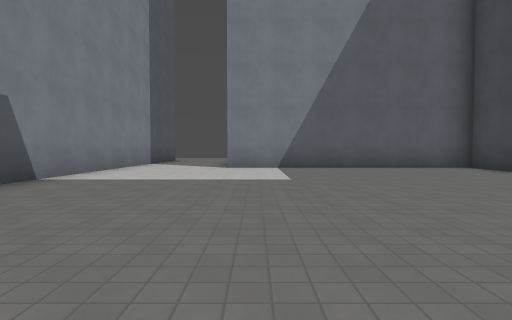
[1] (above)

18 first-person views from a walk through a level from a Godot 3-D game. The camera is 1.3 m above the floor, tilts 2° down and sees 80° across. The floor is counted in squares, 2.7 m on a side. Each view is taken from the middle of a square. On the plan, view 1 faces up. The plan holds only what a view shows up to about 9 squares ahead; the rest is blank. The place goes on beyond the plan. Surface patterns are stand-ins for the level's own textures.

[2]
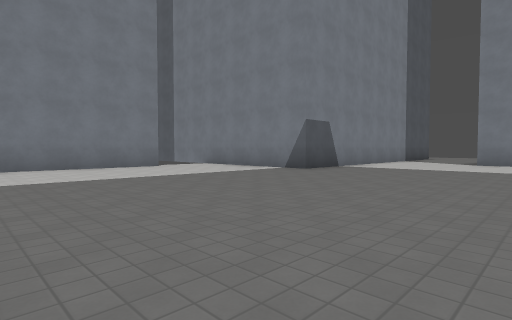

[3]
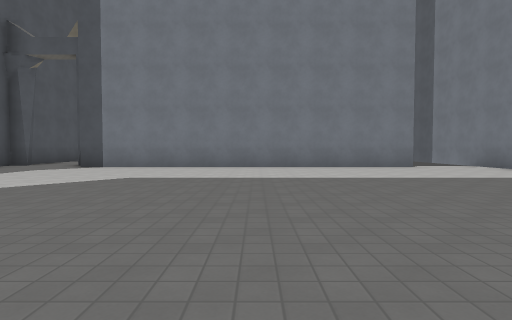

[4]
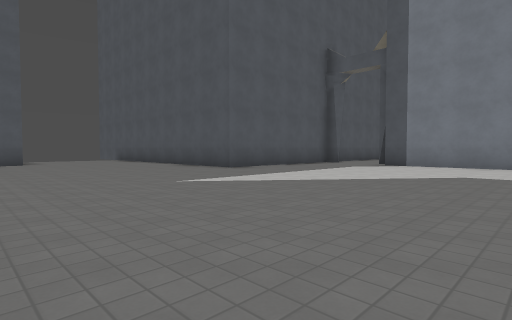

[5]
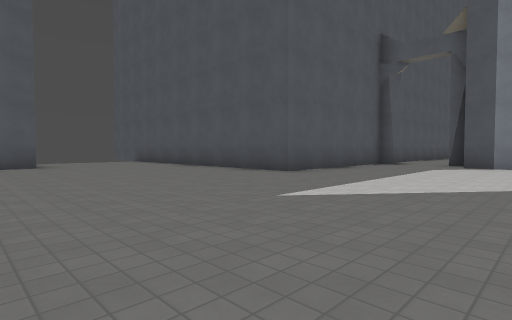

[6]
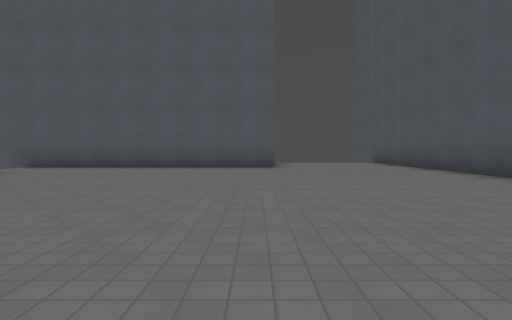

[7]
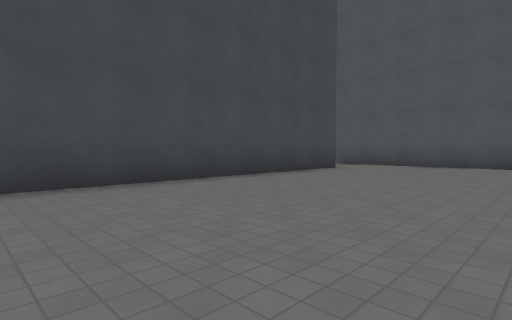

[8]
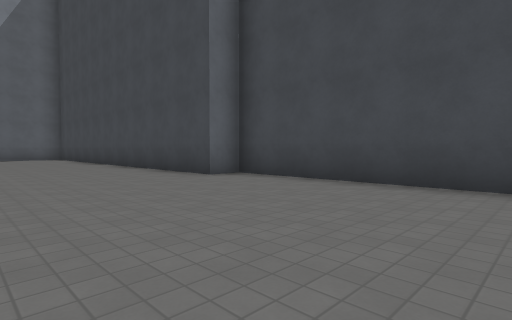

[9]
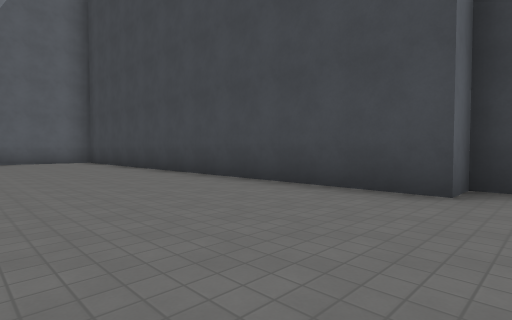

[10]
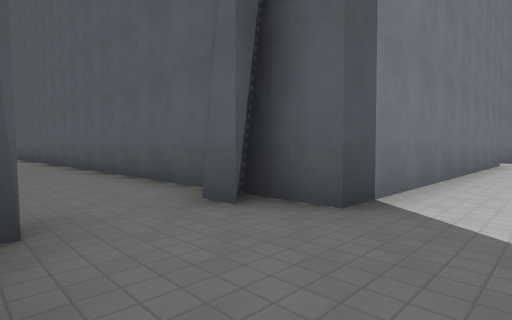

[11]
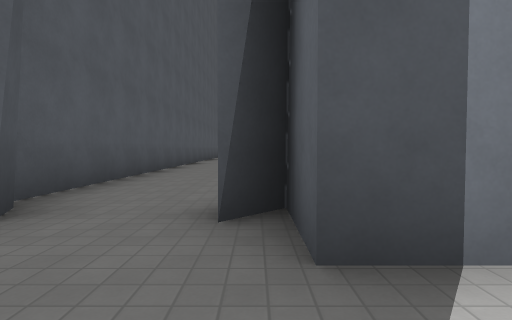

[12]
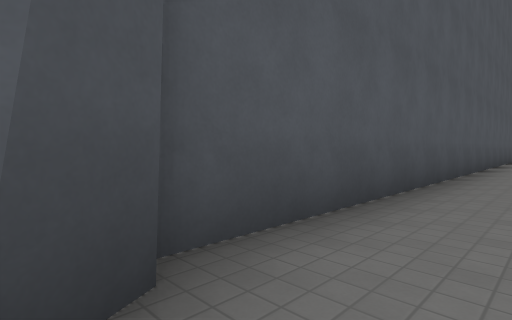

[13]
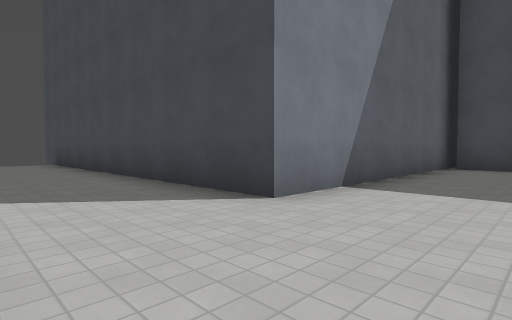

[14]
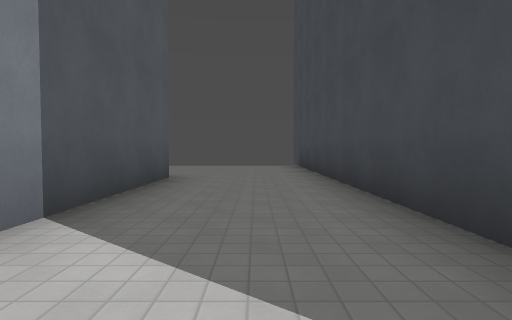

[15]
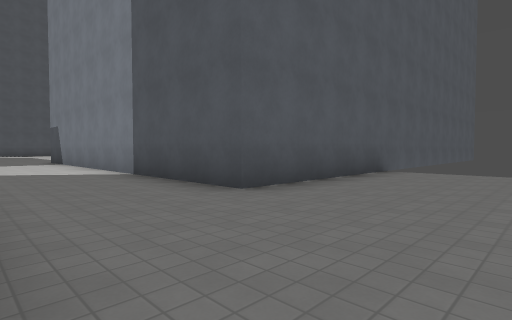

[16]
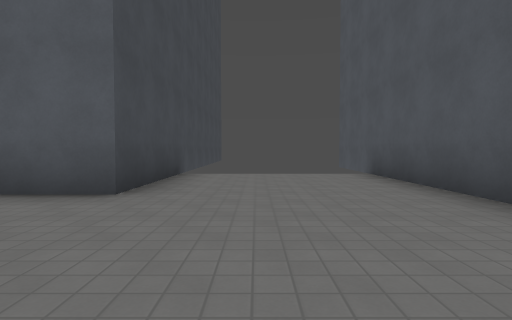

[17]
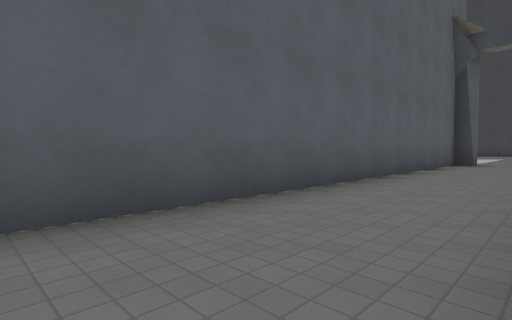

[18]
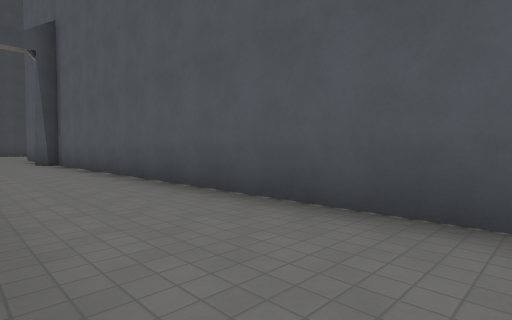

### Floor plan
Points are (right, up) in squares from view 1. A wall is a line through its corners. A room is listed if a view was taken in it or the views show most of it. See-through windows are left out.
Room 1 (views 1, 2, 3, 4, 5, 6, 7, 8, 9, 10, 11, 12, 13, 14, 15, 16)
walls: (-7.2, 1.4) (-7.2, -7.8) (-8.4, -7.8); (-8.5, -7.7) (-7.9, -8.2) (-8.5, -8.2); (-8, -9.7) (-8, -10.2); (-8.5, -10.2) (-3.3, -10.2) (-3.3, -18.5); (6.8, 8) (-0.7, 8) (-0.7, 16.9); (6.2, -13.2) (6.2, -3.3) (5.5, -3.3) (5.5, 7.8); (0.5, -18.5) (0.5, -15.3) (8, -15.3); (-9, 13.3) (-3.5, 13.3) (-3.5, 3.3) (-8, 3.3)
ways out: opening at (-8, -9) to room 2
Room 2 (views 17, 18)
walls: (-19.5, -10.2) (-8.5, -10.2); (-8.5, -8.2) (-8.5, -7.7); (-8.5, -10) (-8, -9.7); (-8.4, -7.8) (-18.9, -7.8)
ways out: opening at (-8, -9) to room 1

Where each view was taken, in squares from view 1:
view 1: 0 up, 0 right, facing up
view 2: 3 down, 1 right, facing up-left
view 3: 3 down, 1 right, facing left
view 4: 4 down, 2 right, facing down-left
view 5: 6 down, 2 right, facing down-left
view 6: 7 down, 1 right, facing down
view 7: 6 down, 2 right, facing down-right
view 8: 8 down, 2 right, facing up-right
view 9: 4 down, 2 right, facing up-right
view 10: 10 down, 6 left, facing up-left
view 11: 8 down, 6 left, facing left
view 12: 9 down, 8 left, facing down-left
view 13: 6 up, 3 left, facing up-right
view 14: 8 up, 2 left, facing up
view 15: 16 up, 1 left, facing down-left
view 16: 12 down, 1 left, facing down
view 17: 10 down, 19 left, facing up-right
view 18: 8 down, 19 left, facing down-right
